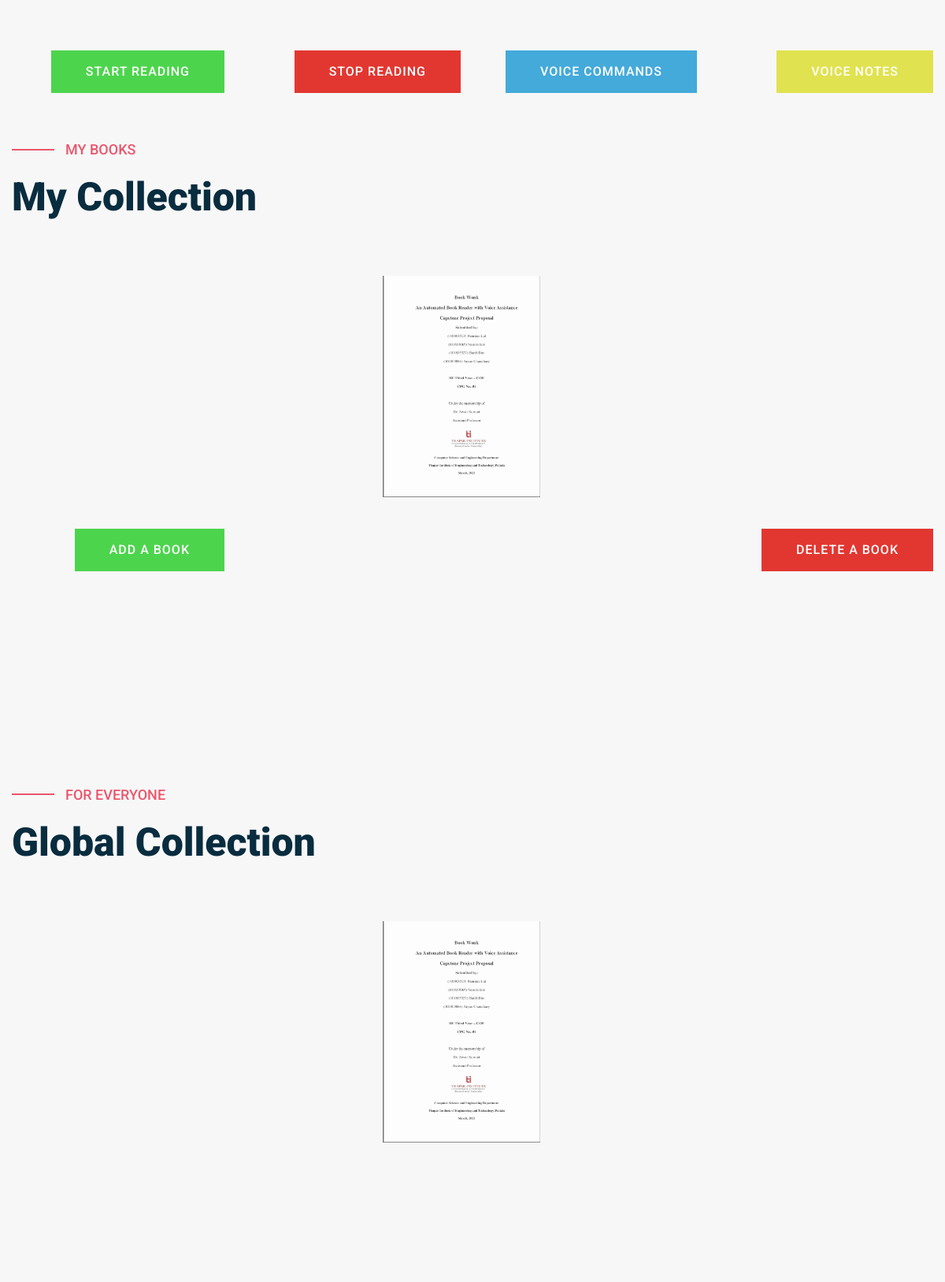
/collection/ (signed in, middle part), run on an earlier commit of the app's database.
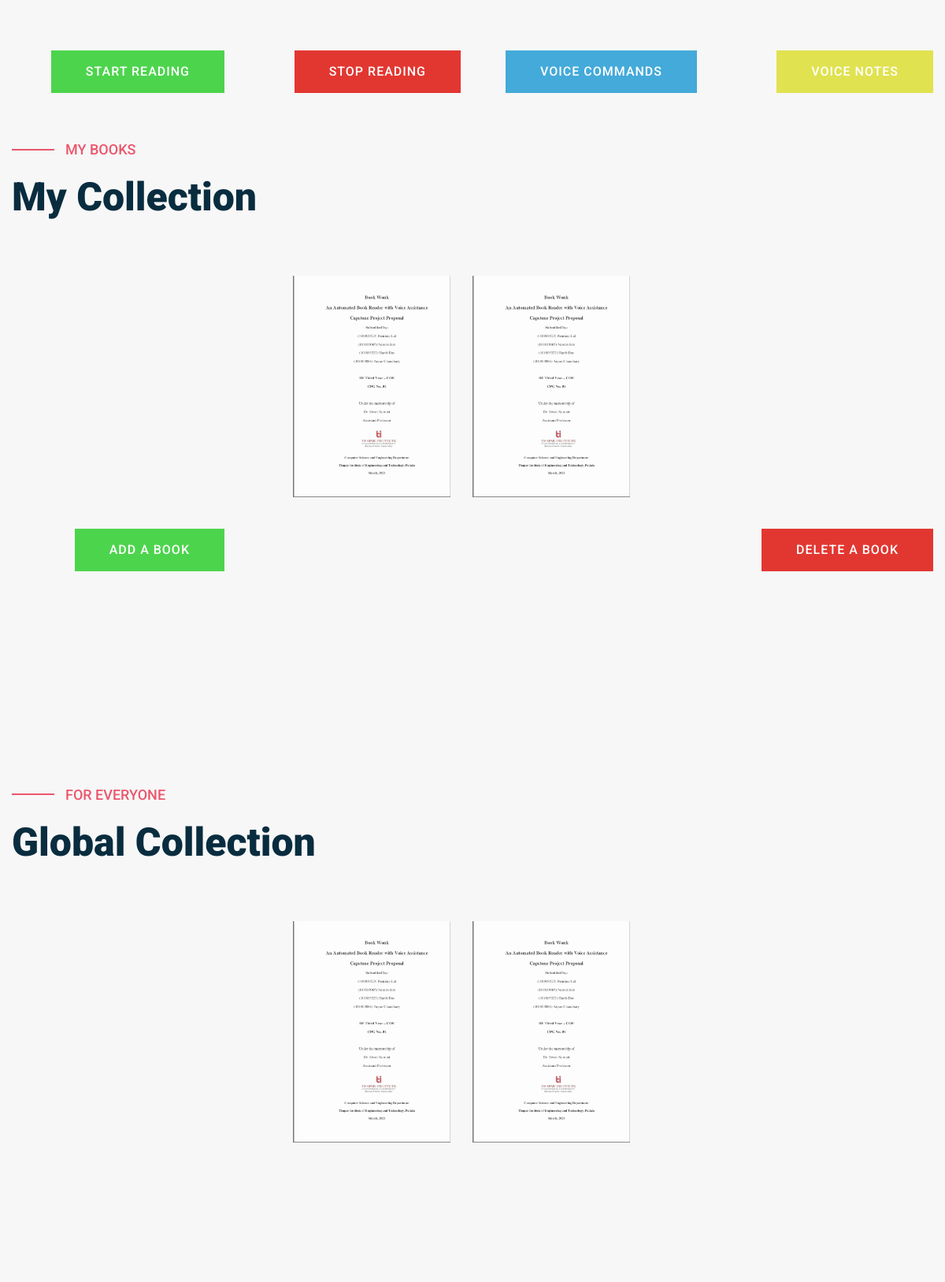
And on a later commit of the database.
### books/models.py (models this page shows)
class Book(models.Model):
    id = models.UUIDField(default=uuid.uuid4, editable=False, primary_key=True)
    date_added = models.DateTimeField(default=timezone.now)
    bookName = models.CharField("Book Name", max_length=50, null=False, blank=False)
    author = models.CharField("Author", max_length=50, null=False, blank=False)
    genre = models.CharField("Genre", max_length=20, null=False, blank=False)
    location = models.FileField("Location", null=False, blank=False, upload_to = "BookPDF/")
    titlePgImg = models.ImageField("Title Page Image", null=False, blank=False, upload_to = "BookStore/")

### books/views.py (the view)
# urls.py: path('collection/', view=bookView.collectionView, name='collection'),
@login_required(login_url='/login/')
def collectionView(request):
    books = Book.objects.all()[:5]
    context = {
        'books': books
    }
    print(context['books'])
    print(f"The GET req : {request}")
    return render(request, 'books/collection.html', context)

### books/templates/books/collection.html (shortened to what this page needs)
{% extends "books/base.html" %}
{% load static %}
{% block content %}
<main>
    <div class="categories-area section-padding30">
        <div class="container">
            <div class="row">
                <div class="col-lg-12">
                </div>
            </div>
            <div class="row">
                <div class="col-lg-3 col-sm-12" style="margin-bottom: 10px;">
                    <a href="#" class="btn btn-green f-right" style="background-color: rgb(77, 212, 77);">Start
                        Reading</a>
                </div>
                <div class="col-lg-3 col-sm-12" style="margin-bottom: 10px;">
                    <a href="#" class="btn btn-red f-right" style="background-color: rgb(226, 55, 49);">Stop
                        Reading</a>
                </div>
                <div class="col-lg-3 col-sm-12" style="margin-bottom: 10px;">
                    <a href="#" class="btn btn-blue f-right" style="background-color: rgb(68, 170, 218);">Voice
                        Commands</a>
                </div>
                <div class="col-lg-3 col-sm-12" style="margin-bottom: 10px;">
                    <a href="#" class="btn btn-yellow f-right" style="background-color: rgb(224, 226, 80);">Voice
                        Notes</a>
                </div>
            </div>
            <br>
            <br>
            <div class="row">
                <div class="col-lg-12">
                    <div class="section-tittle mb-70">
                        <span>My Books</span>
                        <h2>My Collection</h2>
                    </div>
                </div>
            </div>
            <div class="brand-area pb-140">
                <div class="container">
                    <div class="brand-active brand-border pb-40">
                        {% for book in books %}
                        <div class="single-brand">
                            <a href="{% url 'reader' %}#{{ book.bookName }}"><img src="{{ book.titlePgImg.url }}" alt=""
                                    style="width: 200px; height: auto;" name="{{ book.bookName }}"></a>
                        </div>
                        {% endfor %}
                    </div>
                </div>
                <div class="row">
                    <div class="col-lg-3 col-sm-12" style="margin-bottom: 10px;">
                        <a href="#" class="btn btn-green f-right" style="background-color: rgb(77, 212, 77);">Add a Book
                        </a>
                    </div>
                    <div class="col-lg-3 col-sm-12" style="margin-bottom: 10px;">
                    </div>
                    <div class="col-lg-3 col-sm-12" style="margin-bottom: 10px;">
                    </div>
                    <div class="col-lg-3 col-sm-12" style="margin-bottom: 10px;">
                        <a href="#" class="btn btn-red f-right" style="background-color: rgb(226, 55, 49);">Delete a
                            Book
                        </a>
                    </div>
                </div>
            </div>
        </div>
    </div>
    <div class="categories-area section-padding10">
        <div class="container">
            <div class="row">
                <div class="col-lg-12">
                    <div class="section-tittle mb-70">
                        <span>For Everyone</span>
                        <h2>Global Collection</h2>
                    </div>
                </div>
            </div>
            <div class="brand-area pb-140">
                <div class="container">
                    <div class="brand-active brand-border pb-40">
                        {% for book in books %}
                        <div class="single-brand">
                            <a href="book.html"><img src="{{ book.titlePgImg.url }}" alt=""
                                    style="width: 200px; height: auto;"></a>
                        </div>
                        {% endfor %}
                    </div>
                </div>
            </div>
        </div>
    </div>
</main>
{% endblock %}

What changed in the data, as far as the page shows it:
added Book: titlePgImg (picture)
